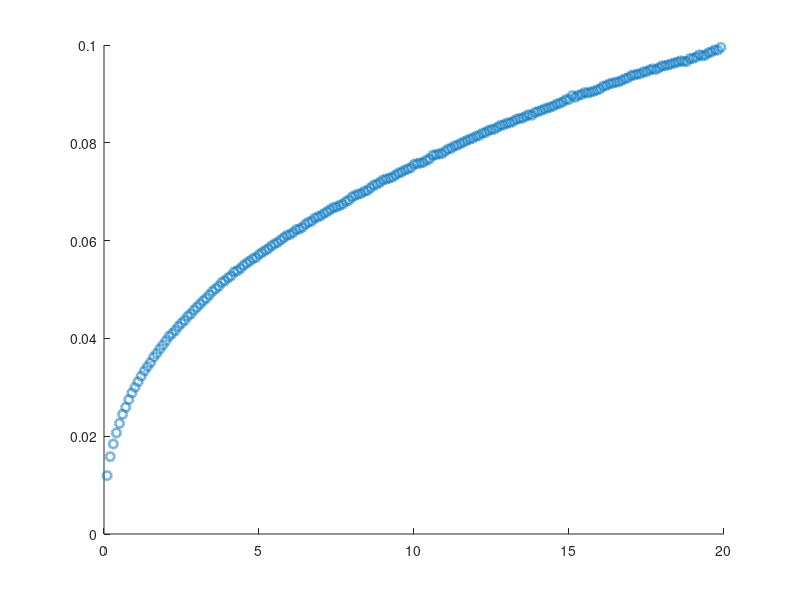

Reproduce this figure in MATLAB. (Note: this script raises an error after producing the figure.)
%{
Author: Yu-Huan Wang (Kim Lab at UIUC) - yuhuanw2@illinois.edu
    Creation date: 9/24/2024
    Last update date: 9/29/2024

Description: This code simulation the diffusion following fractional
Brownian Motion (fBM), this allows subdiffusion simulation

In this version, I considered locErr as blurring, but I didn't consider
effect of motion blurring (averaging). There're two fitting methods to
choose from: 1) linear fitting in log scale. 2) non-linear fitting in log
scale

fBM core: 10.1103/PhysRevE.110.014105 (Eq.1)

---------------------------------------------------------------------------
%}

clear, clc, close all

simPath = 'C:\Users\yuhuanw2\Documents\MATLAB\simDiffusion\'; cd( simPath)
strain = 'sim';

% imaging parameters
nTracks = 50000;
nFrames = 200;      % frane number: 100 frames
frameT = 100e-3;    % frame interval: 100 ms
dt = frameT;         % simulation time step: 10 ms

% diffusion parameters
alpha = 0.4;        % subdiffusion exponent
D = 0.005;          % um^2/s
locErr = 0e-3;   % 20 nm, unit: um

% secondary parameters
nAvg = frameT/dt;       % number of averaging frames
nSteps = nFrames* nAvg; % simulation steps

fprintf( '~~~~ Simulation Starts ~~~~\n')
fprintf( '   D = %.1g,  dt = %d ms,  nFrame = %d,  locErr = %.1g um\n\n', D, dt*1e3, nFrames, locErr)


%% Subdiffusion simulation (fBM)

t = dt*( 1: nSteps);    covMat = zeros( nSteps);

tStart = tic;

% creating the covariance matrix
for i = 1: nSteps
    for j = 1: i
        % symmetric matrix, only calculate lower half
        covMat( i, j) = t(i)^alpha + t(j)^alpha - abs( t(i)-t(j))^alpha;
    end
end

% Cholesky decomposition
L = chol( D* covMat, 'lower');
fprintf( '~~~~  Time: %.2f s (Covariance Matrix Created)  ~~~~\n\n', toc( tStart))


%% Create Tracks & MSD Plotting

close all

figure( 'Position', [1000 400 420 400])
colorList = get( gca,'colororder');
cList = repmat( colorList, [2, 1]);

fitR = 1: 3; % fitting region of MSD
dim = 3; % dimension of the system

linearFitFlag = 0; % 1: linear fit, 2: non-linear fit

locErrList = [ 0 20 30 40 ]* 1e-3;
% locErrList = 20e-3;

fitResult = nan( length( locErrList), 2);

for c = 1: length( locErrList)

    locErr = locErrList( c);
    EnsMSD = nan( nTracks, nSteps-1);

    tStart = tic;
    for i = 1: nTracks

        traj = L* randn( nSteps, 3); % generate subdiffusive tracks
        locE = sqrt( 2*locErr^2)* randn( nSteps, 3); % unit: um

        trajLoc = traj + locE;

        % calculate EA-MSD
        dr = trajLoc( 2:end, :) - trajLoc( 1, :);
        EnsMSD( i, :) = sum( dr.^2, 2); % squared displacement (t-1 timelags)
    end

    eaMSD = mean( EnsMSD, 1);
    time = dt*( 1: nSteps-1);

    note = sprintf( '\\sigma=%d', locErr*1e3);
    
    % plot MSD
    scatter( time, eaMSD, 40, 'LineWidth', 2, 'MarkerEdgeColor', colorList( c,:),...
        'MarkerEdgeAlpha', 0.5, 'HandleVisibility','off'), hold on

    % linear fit in log-log scale
    f = polyfit( log( time( fitR)), log( eaMSD( fitR)), 1);
    alphaFit = f(1);    DFit = exp( f(2))/ (2*dim);

    if logical( linearFitFlag)
        % plot linear fit
        tFit = time( 1: round( end/6));  MSDFit =  2* dim* DFit* tFit.^ alphaFit;
        plot( tFit, MSDFit, 'LineWidth', 2, 'color', colorList( c,:), ...
            'DisplayName', sprintf( '\\alpha=%.2f, D=%.1e [%s]', alphaFit, DFit, note))
    else
        % non-linear fit using a comprehensive form: MSD = 6Dt^a + 6*locE^2 (problematic form for locE, overestimate)
        fun = fittype( 'log( 6*a*(x)^b+6*c)');
        x0 = [ DFit, alphaFit, 0];
        xmin = [ 0, 0, 0];
        xmax = [ inf, 2, inf];
        fitR2 = 1: 20;

        f = fit( time(fitR2)', log( eaMSD(fitR2))', fun, 'StartPoint', x0, 'Lower', xmin, 'Upper', xmax);
        DFit = f.a;  alphaFit = f.b;  locErrFit = sqrt( f.c); % unit: um
        
        tFit = linspace( time(1), time( round( nFrames/2)), 1000);    
        MSDFit = 2*dim*( DFit* tFit.^ alphaFit + f.c);
        plot( tFit, MSDFit, 'LineWidth', 2, 'color', colorList( c,:), 'DisplayName', ...
            sprintf( '\\alpha=%.2f, D=%.1e, \\sigma=%.0f', alphaFit, DFit, locErrFit*1e3))
    end

    fitResult( c, :) = [alphaFit, DFit];
    fprintf( '~~~~  Time: %.2f s (%d tracks, %d steps)  ~~~~\n', toc( tStart), nTracks, nSteps)

end

% plot setting
figure( gcf)
set( gca, 'FontSize', 12)
xlabel( 'Time (s)', 'FontSize', 14)
ylabel( 'EA-MSD (µm^2)', 'FontSize', 14)
legend( 'Location', 'northwest', 'FontSize', 10)
legend( 'Location', 'southeast', 'FontSize', 10)
title( '3D Subdiffusion Simulation', 'FontSize', 13)
subtitle( sprintf( 'Input: \\alpha=%g, D=%.0g, \\sigma varies', alpha, D), 'FontSize', 13)
set( gca, 'Xscale', 'log', 'YScale', 'log')

simTxt = sprintf( '%d tracks\n  dt = %dms', nTracks, dt*1e3);
% text( 0.5, 0.2, simTxt, 'FontSize', 13, 'Units', 'normalized')
txt = text( 0.1, 0.85, simTxt, 'FontSize', 13, 'Units', 'normalized');


